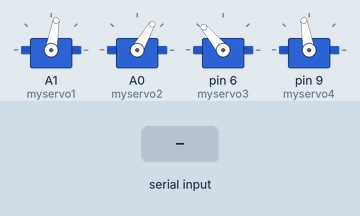
A sketch run on a simulated Arduino Uno, built with avr-gcc and run on an emulated ATmega328P. On the bench: 4 × servo. Inputs (shaded band) come from the test bench.

Above: at 3.7 s.
3.8 s: "4\n" received over Serial
At 5.5 s:
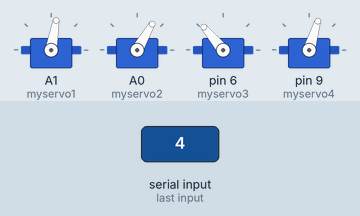
6.2 s: "3\n" received over Serial
At 7.4 s:
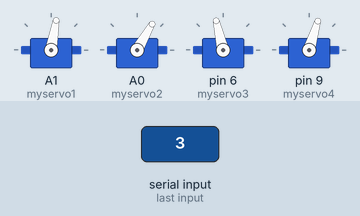
8.6 s: "5\n" received over Serial
At 10.4 s:
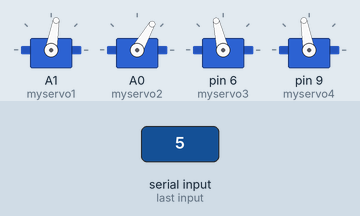
11.0 s: "3\n" received over Serial
At 13.1 s:
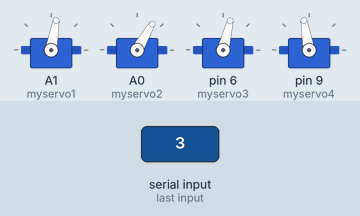
13.4 s: "4\n" received over Serial
At 15.2 s:
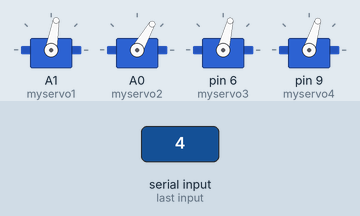
15.8 s: "2\n" received over Serial
At 16.38 s:
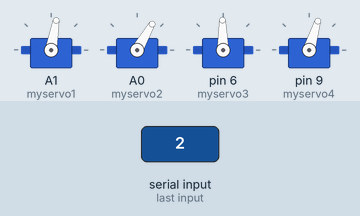
Timing chart, 0 to 18.8 s (numbered marks = the images above; inputs shaded):
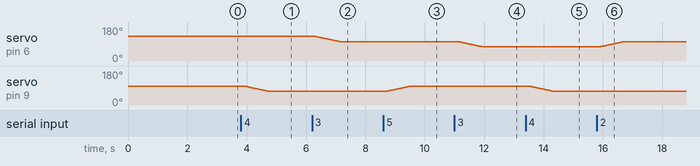

The sketch:

emg_robot.ino
```cpp
#include <Servo.h>  // add the servo libraries
Servo myservo1;  // create servo object to control a servo
Servo myservo2;
Servo myservo3;
Servo myservo4;

int pos1=80, pos2=60, pos3=130, pos4=100;  // define the variable of 4 servo angle,and assign the initial value (that is the boot posture angle value)
int x;

void setup()
{

  // boot posture
  myservo1.write(pos1);
  delay(1000);
  myservo2.write(pos2);
  myservo3.write(pos3);
  myservo4.write(pos4);
  delay(1500);

 Serial.setTimeout(100);

  Serial.begin(9600); //  set the baud rate to 9600
}


void loop() {

  myservo1.attach(A1);  // set the control pin of servo 1 to A1
  myservo2.attach(A0);  // set the control pin of servo 2 to A0
  myservo3.attach(6);   //set the control pin of servo 3 to D6
  myservo4.attach(9);   // set the control pin of servo 4 to D9

//  while (!Serial.available());
  x = Serial.readString().toInt();

  delay(1);  // lower the speed overall 30

  // claw
  zhuazi();
  //lower arm
  dabi();
}

//claw
void zhuazi()
{
    //claw
  if(x==4) // if push the left joystick to the right
  {
      for(int i=0; i<27; i++){
        delay(30);
        pos4=pos4-1;
        myservo4.write(pos4);//current angle of servo 4 subtracts 2（change the value you subtract, thus change the closed speed of claw）
        if(pos4<2)  // if pos4 value subtracts to 2, the claw in 37 degrees we have tested is closed.
        {            //（should change the value based on the fact）
          pos4=2;   // stop subtraction when reduce to 2
          }
      }
      //Serial.println(pos4);
   }
  if(x==5) //// if push the left joystick to the left
  {
      for(int i=0; i<27; i++){
        delay(30);
        pos4=pos4+1; // current angle of servo 4 plus 8（change the value you plus, thus change the open speed of claw
        myservo4.write(pos4); // servo 4 operates the motion, the claw gradually opens.
        if(pos4>108)  // limit the largest angle when open the claw
          {
          pos4=108;
          }
        }
  }
}
//******************************************************
 // turn
/*void zhuandong()
{
  if(x==2)  // if push the right joystick to the right
  {
    pos1=pos1-1;  //pos1 subtracts 1
    myservo1.write(pos1);  // servo 1 operates the motion, the arm turns right.
    delay(5);
    if(pos1<1)   // limit the angle when turn right
    {
      pos1=1;
    }
  }
  if(x1==3)  // if push the right joystick to the let
  {
    pos1=pos1+1;  //pos1 plus 1
    myservo1.write(pos1);  // arm turns left
    delay(5);
    if(pos1>180)  // limit the angle when turn left
    {
      pos1=180;
    }
  }
} */

//**********************************************************/
// lower arm
void dabi()
{
    if(x==2)  // if push the left joystick upward
  {
      for(int i=0; i<27; i++){
        delay(30);
        pos3=pos3+1;
        myservo3.write(pos3);//current angle of servo 4 subtracts 2（change the value you subtract, thus change the closed speed of claw）
        if(pos3>130)  // if pos4 value subtracts to 2, the claw in 37 degrees we have tested is closed.
        {            //（should change the value based on the fact）
          pos3=130;   // stop subtraction when reduce to 2
          }
      }
  }
  if(x==3)  // if push the left joystick downward
  {
      for(int i=0; i<27; i++){
        delay(30);
        pos3=pos3-1;
        myservo3.write(pos3);//current angle of servo 4 subtracts 2（change the value you subtract, thus change the closed speed of claw）
        if(pos3<35)  // if pos4 value subtracts to 2, the claw in 37 degrees we have tested is closed.
        {            //（should change the value based on the fact）
          pos3=35;   // stop subtraction when reduce to 2
        }
  }
}
}
```

Measured:
- after the input at 3.8 s, servo on pin 9 (myservo4): moves from 100° to 73° over 0.78 s, starting after 0.13 s
- after the input at 6.2 s, servo on pin 6 (myservo3): moves from 130° to 103° over 0.78 s, starting after 0.13 s
- after the input at 8.6 s, servo on pin 9 (myservo4): moves from 73° to 100° over 0.78 s, starting after 0.13 s
- after the input at 11.0 s, servo on pin 6 (myservo3): moves from 103° to 76° over 0.78 s, starting after 0.13 s
- after the input at 13.4 s, servo on pin 9 (myservo4): moves from 100° to 73° over 0.78 s, starting after 0.13 s
- after the input at 15.8 s, servo on pin 6 (myservo3): moves from 76° to 103° over 0.78 s, starting after 0.13 s
